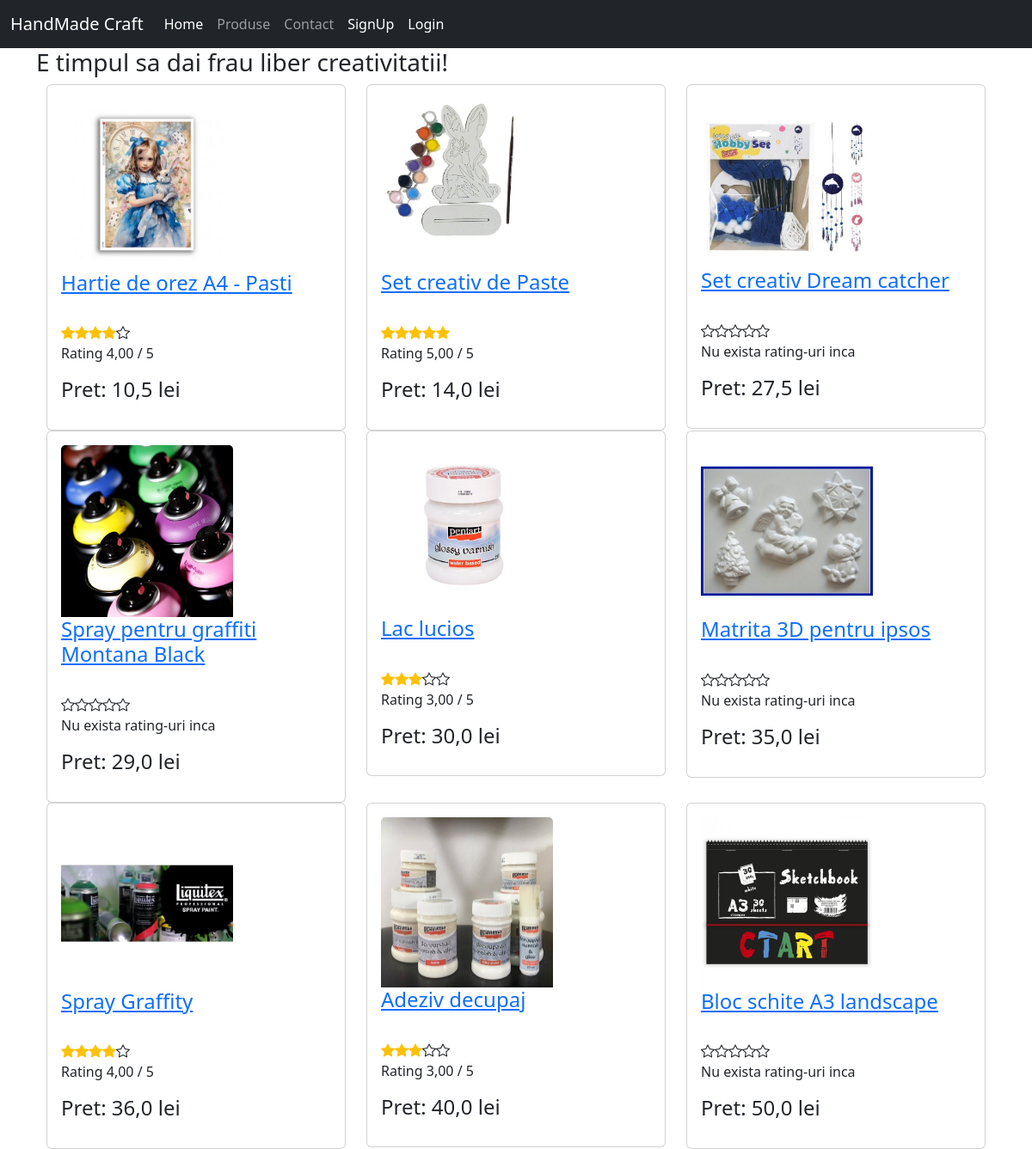
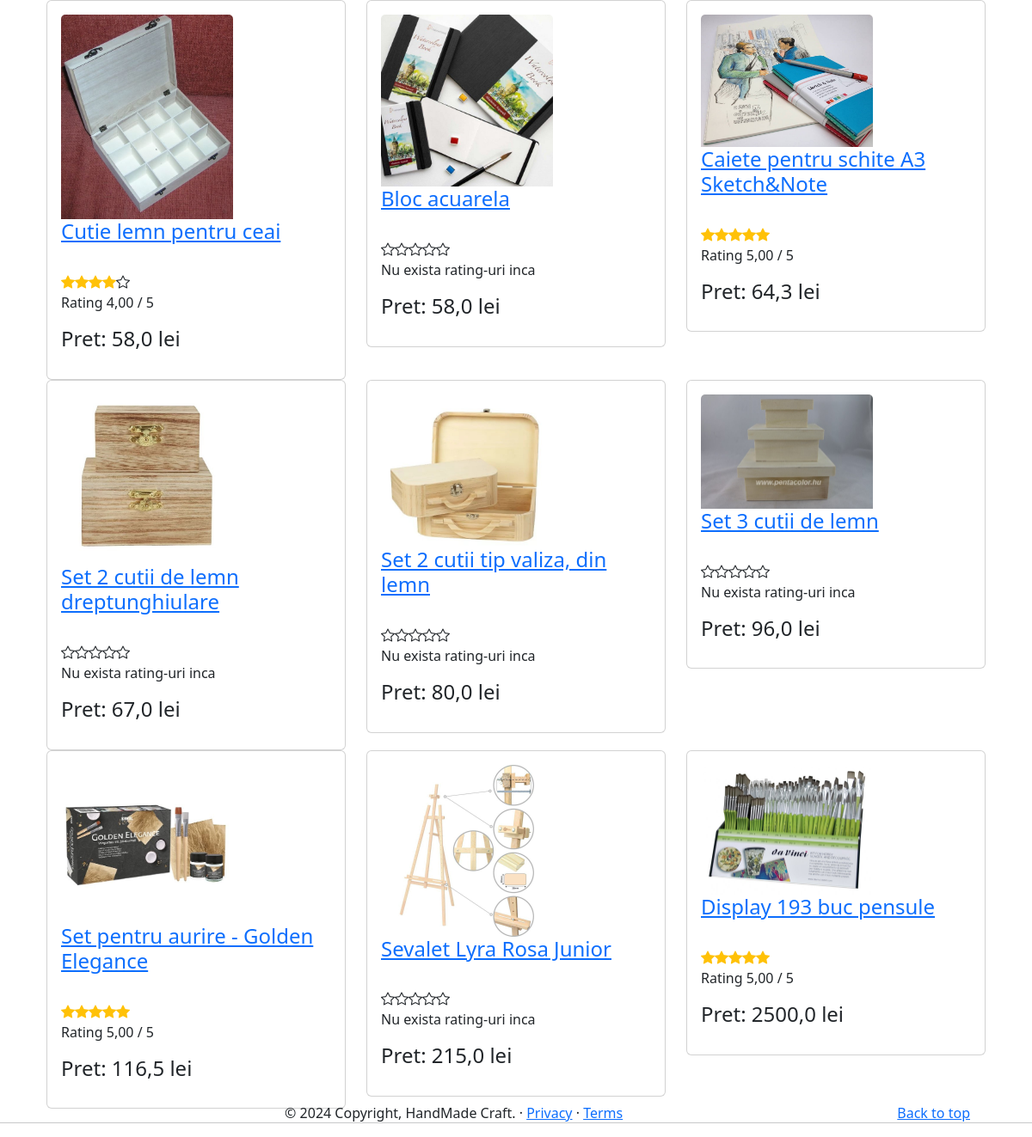
/produs/lista, run on the app's committed database (2 pictures, top to bottom).
### app/models.py (models this page shows, shortened)
class Produs(models.Model):
    producator = models.ForeignKey(Producator, null=True, blank = True, on_delete=models.CASCADE)
    titlu = models.CharField(max_length=50) #unique=True - daca vrem sa nu avem dubluri la nume
    pret = models.FloatField(db_index = True)
    stoc = models.IntegerField(default=0)
    descriere = models.CharField(max_length=1024, null=True, blank=True, help_text="Introduceti o descriere" )
    imagine = models.FileField(null=True, blank=True)
    created = models.DateTimeField(auto_now_add=True)
    updated = models.DateTimeField(auto_now=True)
    def __str__(self):
        return f"{self.titlu}"
    class Meta:
        verbose_name_plural = "Produs"
    @property
    def rating(self):
        rating = 0
        recenzii = self.recenzie_set.all()
        for recenzie in recenzii:
            rating += recenzie.rating
        try:
            return rating // len(recenzii)
        except ZeroDivisionError:
            return 0

class Recenzie(models.Model):
    produs = models.ForeignKey(Produs, on_delete=models.CASCADE)
    rating = models.IntegerField(default=1)
    titlu = models.CharField(max_length=20)
    descriere = models.CharField(max_length=100)
    class Meta:
        verbose_name_plural = "Recenzie"

### app/views.py (the view)
# urls.py: path("produs/lista", views.lista_produse, name ="pagina-produse" ),
def lista_produse(request):
    produse = Produs.objects.all().select_related("producator").prefetch_related("recenzie_set")
    if "pret_maxim" in request.GET:
        produse = produse.filter(pret__lt=int(request.GET["pret_maxim"]))
    if "search" in request.GET:
        produse = produse.filter(titlu__icontains=request.GET["search"])
    produse = produse.order_by("pret")
    return render(request, "produse.html", {"produse": produse})

### app/templatetags/my_filters.py (called while the page is built)
@register.filter(name="starrating")
def starrating(value):
    return_value = ""
    for i in range(5):
        classes = " bi "
        if value > i:
            if value < i+1:
                classes += " bi-star-half "
            else:
                classes += " bi-star-fill "
            classes += " text-warning "
        else:
            classes += "bi-star"
        return_value += f'<i class="{classes}"></i>'
    return mark_safe(return_value)

### app/templates/produse.html (shortened to what this page needs)
{% extends "base.html" %}
{% load my_filters %}
{% block body %}
<h3>E timpul sa dai frau liber creativitatii!</h3>
{% include "lista_produse.html" %}
{% endblock body %}

### app/templates/lista_produse.html
{% load my_filters %}
<div class="container">
    <div class="row">
      {% for produs in produse %}
        <div class="col-md-4">
          <div class="card">
            <div class="card-body">
              <h4 class="card-title">
                <img style='width:200px; height:auto; ' src="{%if produs.imagine %}{{ produs.imagine.url }}{% endif %}" class="card-img-top"></br>
                <a href="{% url 'pagina-produs' produs.id %}" target="_blank">{{ produs }} </a>
            </h4>
            <br>
            {{ produs.rating|starrating }}
            {% if produs.rating > 0 %}
            <p class="card-text">Rating {{ produs.rating|floatformat:2 }} / 5</p>
            {% else %}
            <p class="card-text">Nu exista rating-uri inca</p>
            {% endif %}
            <p class="card-text"> <h4> Pret: {{ produs.pret }} lei</h4> </p>
          </div>
        </div>
      </div>
      {% if forloop.counter|divisibleby:3 %}
      </div>
      <div class="row">
      {% endif %}
    {% endfor %}
  </div>
</div>

### data on the page
Produs: imagine (picture), titlu "Hartie de orez A4 - Pasti", rating "4,00", pret "10,5"
Produs: imagine (picture), titlu "Set creativ de Paste", rating "5,00", pret "14,0"
Produs: imagine (picture), titlu "Set creativ Dream catcher", shows "Nu exista rating-uri inca", pret "27,5"
Produs: imagine (picture), titlu "Spray pentru graffiti Montana Black", shows "Nu exista rating-uri inca", pret "29,0"
Produs: imagine (picture), titlu "Lac lucios", rating "3,00", pret "30,0"
Produs: imagine (picture), titlu "Matrita 3D pentru ipsos", shows "Nu exista rating-uri inca", pret "35,0"
Produs: imagine (picture), titlu "Spray Graffity", rating "4,00", pret "36,0"
Produs: imagine (picture), titlu "Adeziv decupaj", rating "3,00", pret "40,0"
Produs: imagine (picture), titlu "Bloc schite A3 landscape", shows "Nu exista rating-uri inca", pret "50,0"
Produs: imagine (picture), titlu "Cutie lemn pentru ceai", rating "4,00", pret "58,0"
Produs: imagine (picture), titlu "Bloc acuarela", shows "Nu exista rating-uri inca", pret "58,0"
Produs: imagine (picture), titlu "Caiete pentru schite A3 Sketch&Note", rating "5,00", pret "64,3"
Produs: imagine (picture), titlu "Set 2 cutii de lemn dreptunghiulare", shows "Nu exista rating-uri inca", pret "67,0"
Produs: imagine (picture), titlu "Set 2 cutii tip valiza, din lemn", shows "Nu exista rating-uri inca", pret "80,0"
Produs: imagine (picture), titlu "Set 3 cutii de lemn", shows "Nu exista rating-uri inca", pret "96,0"
Produs: imagine (picture), titlu "Set pentru aurire - Golden Elegance", rating "5,00", pret "116,5"
Produs: imagine (picture), titlu "Sevalet Lyra Rosa Junior", shows "Nu exista rating-uri inca", pret "215,0"
Produs: imagine (picture), titlu "Display 193 buc pensule", rating "5,00", pret "2500,0"
